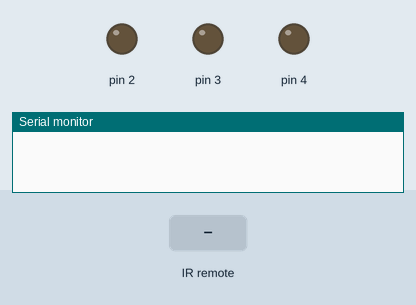
This sketch was run on a simulated Arduino Uno, built with avr-gcc and run on an emulated ATmega328P. On the bench: output pins drawn as LEDs (lit = HIGH), the last lines printed to the serial monitor. Inputs (shaded band) come from the test bench.

Above: at 1.2 s.
1.3 s: infrared code 0x46 received
At 2.0 s:
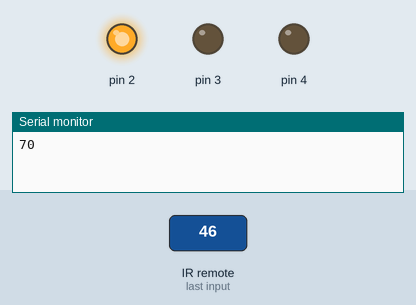
3.8 s: infrared code 0x47 received
At 4.6 s:
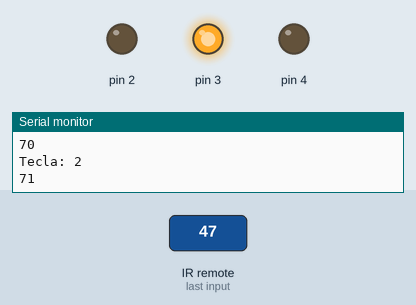
6.3 s: infrared code 0x44 received
At 7.1 s:
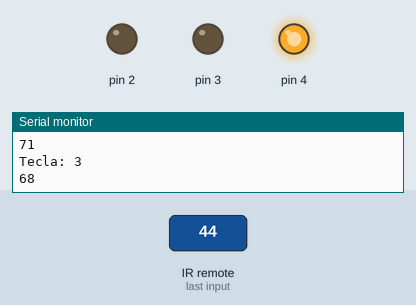
Timing chart, 0 to 9.3 s (numbered marks = the images above; inputs shaded):
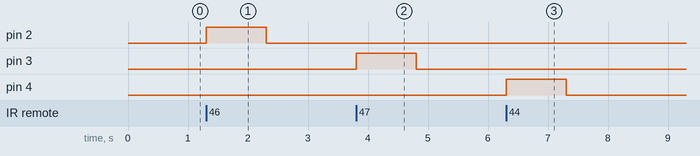

Measured:
- after the input at 1.3 s, pin 2: LOW → HIGH at once, → LOW 1.0 s later
- after the input at 3.8 s, pin 3: LOW → HIGH at once, → LOW 1.0 s later
- after the input at 6.3 s, pin 4: LOW → HIGH at once, → LOW 1.0 s later

The sketch:

63_LOLIN32_mando_por_infrarrojos.ino
```cpp
/*
    MANDO TECLADO POR INFRARROJOS Y ENCIENDE LEDS
    AUTOR : JOSE MARIA MENDEZ RUIZ
    ENERO 2025
    CODIGO LIBRE PARA UTILIZAR COMO QUIERAS

    Librería ( Armin Joachimsmeyer )
    https://www.arduinolibraries.info/libraries/i-rremote
*/

#include <IRremote.h>                   // Para utilizar el receptor por infrarrojos

// DECLARAMOS LAS VARIABLES QUE VAMOS A UTILIZAR
int Pin_Lector = 15;          // El Pin donde conectaremos la entrada de datos del sensor

IRrecv irrecv(Pin_Lector);               // Creamos el objeto para el sensor infrarrojos
decode_results results;                  // Le asignamos a results la decodificacion de lo que se recibe, hay diferentes decodificaciones , según el fabricante

void setup() {
  Serial.begin(9600);
  irrecv.enableIRIn();                  // Habilitamos el receptor de infrarrojos
  // Los Pines donde conectaremos las salidas para activar los leds o lo que queremos controla
  pinMode(0, OUTPUT);
  pinMode(1, OUTPUT);
  pinMode(2, OUTPUT);
  pinMode(3, OUTPUT);
  pinMode(4, OUTPUT);
}

void loop() {
  String Tecla;   // Guardamos en la variable Tecla el valor de la tecla que se ha pulsado
  // SI SE RECIBEN DATOS PROCEDEMOS A SU ANALISIS, USAREMOS LA CODIFICACION QUE MAS NOS INTERESE, EN NUESTRO CASO USAREMOS HEXADECIMAL
  if (irrecv.decode()) {
        // Con la siguiente línea veremos en el monitor serie lo que recibimos, una vez identificada todas las teclas que correspondan bien a lo que se pulsa, la siguiente línea la podemos borrar y solo saldra en pantalla la tecla pulsada.
        Serial.println(irrecv.decodedIRData.command); // Mostramos lo leido en el monitor serie para identificar los códigos que recibimos de nuestro teclado infrarrojos y los ajustamos a las teclas a continuación que se indican en el código

        // Aqui ajustamos los valores-+ recibidos al valor que cada tecla, de forma que si es diferente lo que recibimos de nuestro teclado, tan solo tenemos que poner el código que recibimos a que tecla corresponde
        // Tener en cuenta que no pueden repetirse los valores HEX, es decir cada tecla siempre será diferente en su valor HEX, nunca habra dos teclas con el mismo valor
        switch(irrecv.decodedIRData.command)
        {
          case 25: Tecla = "Tecla: 0"; digitalWrite(0,HIGH);delay(1000);
                       break;
          case 69: Tecla = "Tecla: 1"; digitalWrite(1,HIGH);delay(1000);
                      break;
          case 70: Tecla = "Tecla: 2"; digitalWrite(2,HIGH);delay(1000);
                      break;
          case 71: Tecla = "Tecla: 3"; digitalWrite(3,HIGH);delay(1000);
                       break;
          case 68: Tecla = "Tecla: 4"; digitalWrite(4,HIGH);delay(1000);
                       break;
          case 64: Tecla = "Tecla: 5";
                       break;
          case 67: Tecla = "Tecla: 6";
                       break;
          case 7: Tecla = "Tecla: 7";
                       break;
          case 21: Tecla = "Tecla: 8";
                       break;
          case 9: Tecla = "Tecla: 9";
                       break;
          case 22: Tecla = "Tecla: *";
                       break;
          case 13: Tecla = "Tecla: #";
                       break;
          case 24: Tecla = "Tecla: Arriba";
                       break;
          case 8: Tecla = "Tecla: Izquierda";
                       break;
          case 90: Tecla = "Tecla: Derecha";
                       break;
          case 82: Tecla = "Tecla: Abajo";
                       break;
          case 28: Tecla = "Tecla: Ok";
                       break;
    }
    Serial.println(Tecla);
    digitalWrite(0,LOW);
    digitalWrite(1,LOW);
    digitalWrite(2,LOW);
    digitalWrite(3,LOW);
    digitalWrite(4,LOW);
    digitalWrite(5,LOW);

    irrecv.resume();     // empezamos a recibir de nuevo
  }
  delay(100); // Definimos cada cuanto leeremos los valores, en este caso cada 100 milisegundos
}
```
